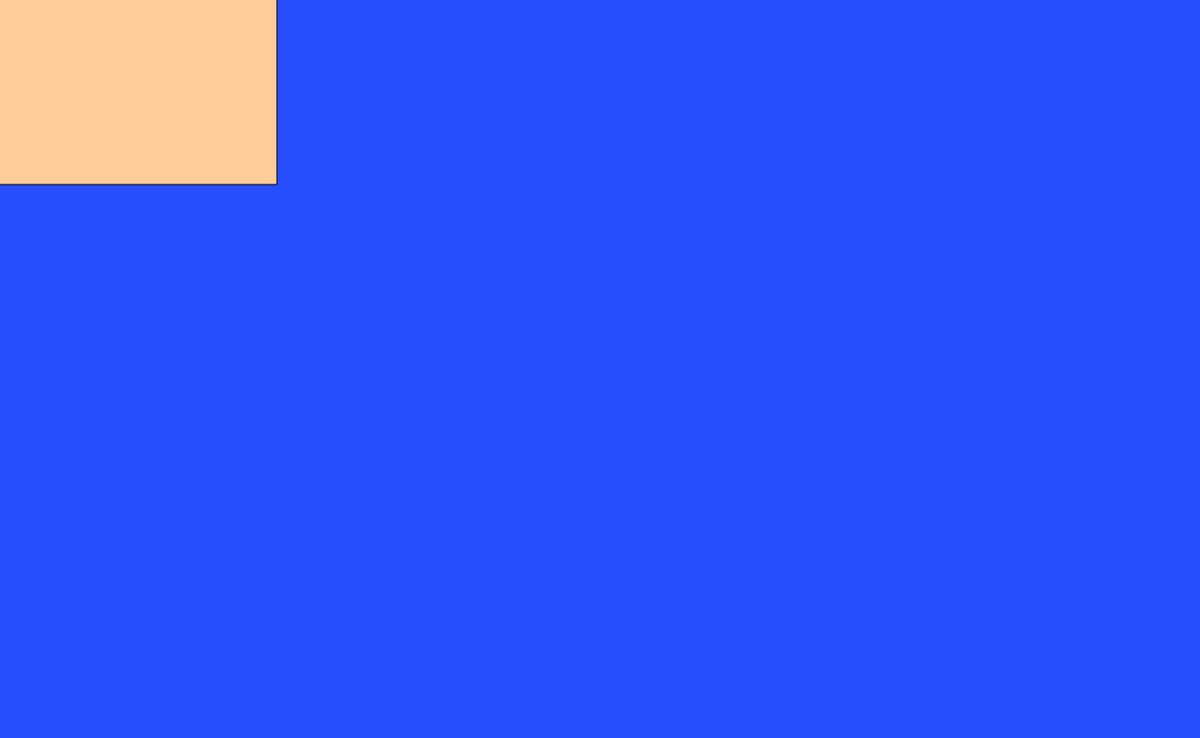
Frame 1 (no input)
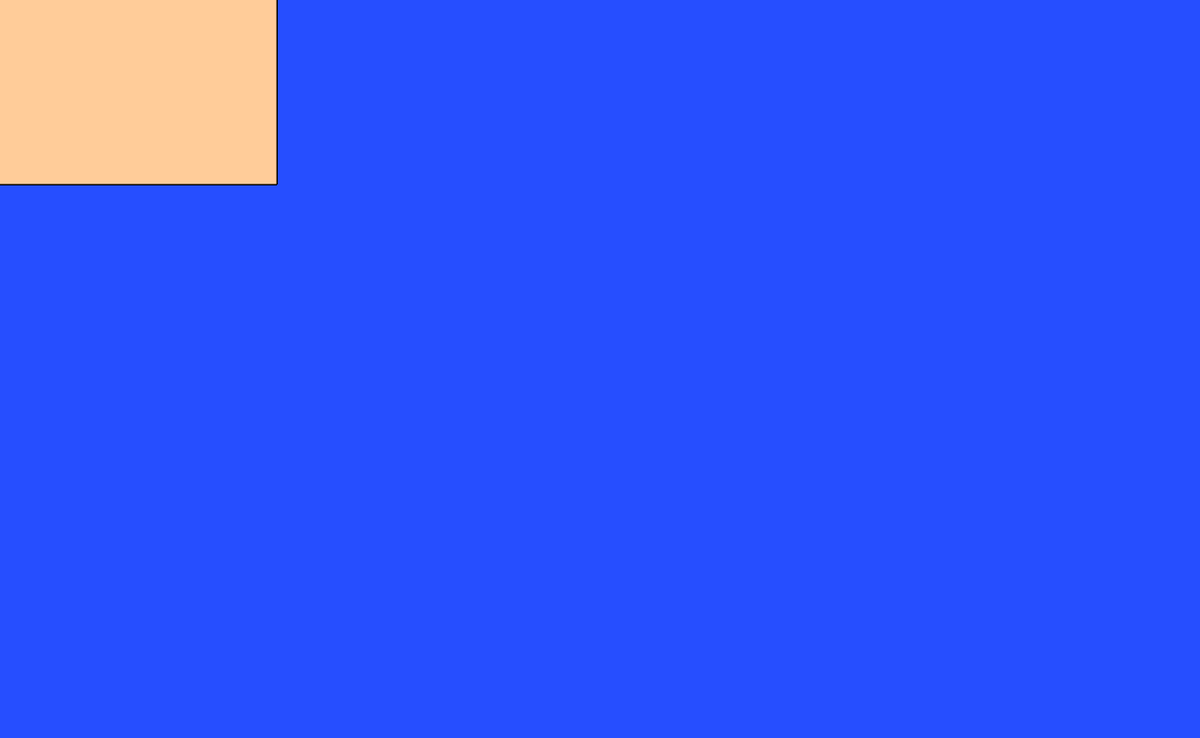
Frame 60 (no input)
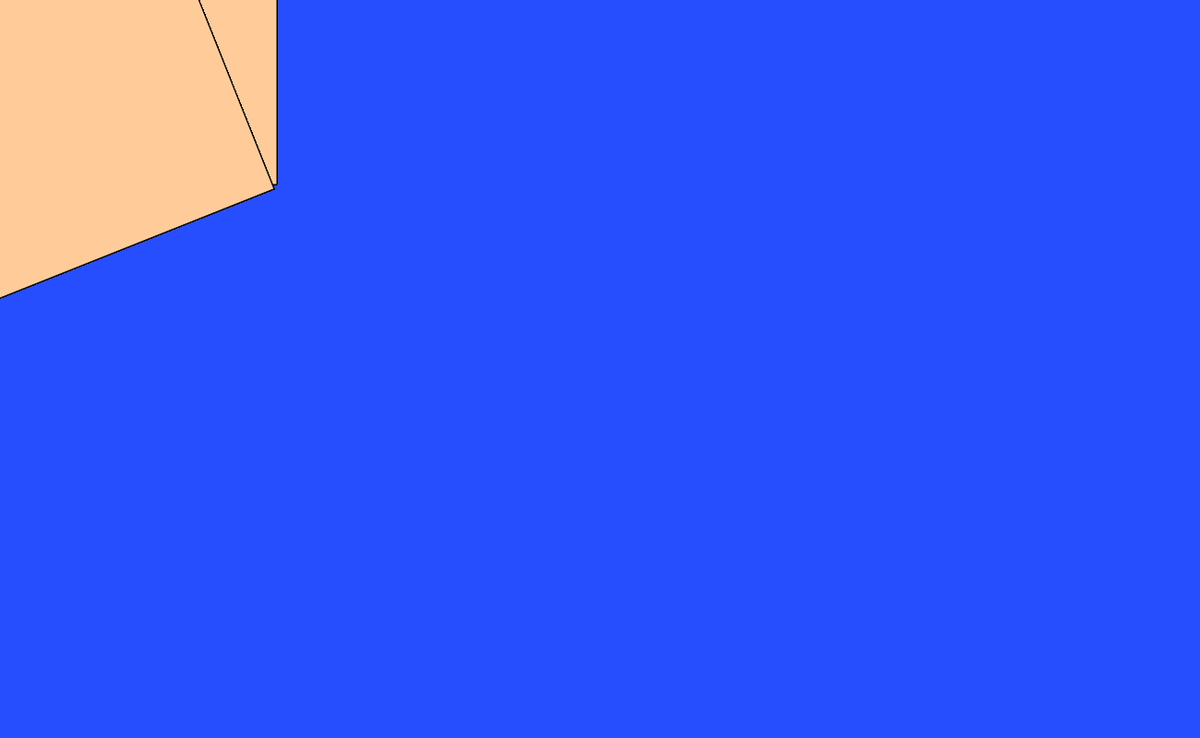
Frame 120 (the mouse pressed at the canvas centre since frame 60)

The p5.js sketch that drew these frames (run headless with seeded random() and noise() and a simulated clock; from frame 60 on, the mouse is pressed at the canvas centre):

// p5.js sketch
// ── sketch.js

function setup() {
  createCanvas(1300, 800);
  background(38, 78, 333);
  fill(255, 204, 153);
}

function draw() {
  rotate(mouseX/150);
  rect(-300, -200, 600, 400);
}
